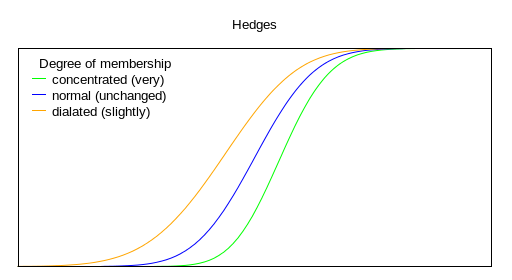

Generate this figure with gnuplot:
# GNUPLOT Script: gnuplot -e "load 'hedges.gp'"
set terminal pngcairo  enhanced font "arial,10" fontscale 1.0 size 512,280
set output 'hedges.png'
#set clip two
set key title "Degree of membership"
set key inside left top vertical Left reverse enhanced autotitles nobox
set key noinvert samplen 1 spacing 1 width 0 height 0 
set title "Hedges" 
set xrange [ -5.00000 : 5.00000 ] noreverse nowriteback
set yrange [ 0.00000 : 1.00000 ] noreverse nowriteback
unset colorbox
unset xtics
unset ytics
d1(x) = norm(x)**2
d2(x) = norm(x)
d3(x) = norm(x)**0.5
plot d1(x) lt rgb "green" title "concentrated (very)",\
     d2(x) lt rgb "blue" title "normal (unchanged)",\
     d3(x) lt rgb "orange" title "dialated (slightly)"

#pause -1 "hit return to continue"
